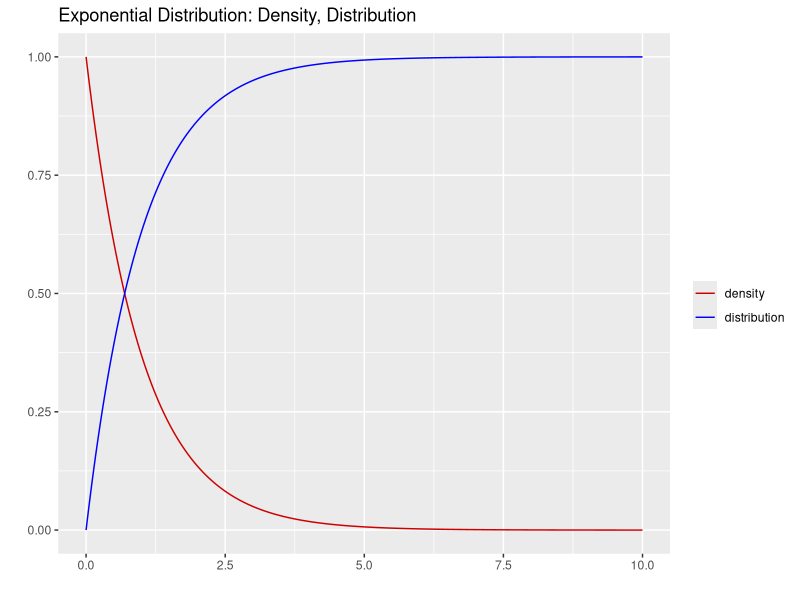
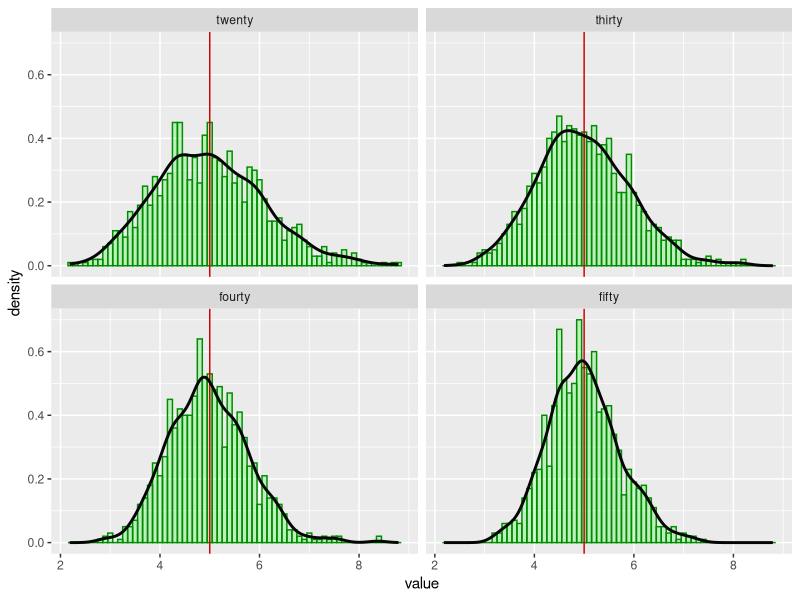
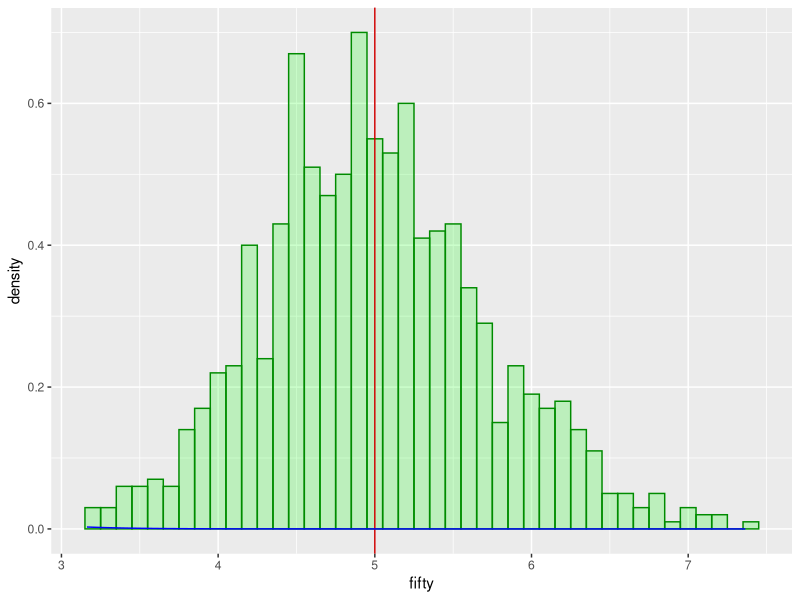

Here is the R script that generated these plots, in order:
## ---- chunk 1
library(ggplot2)
library(dplyr)
library(data.table)
library(reshape2)

library(knitr)
## ---- chunk 2
lambda <- 0.2; seed <- 789
μ <- 1 / 0.2; var <- 1 / (0.2 ^ 2)
num <- 1000; samples <- c(20, 30, 40, 50)
## ---- chunk 3
exp_dist <- mutate(data.frame(x = seq(0, 10, length=500)))
exp_dist <- exp_dist %>% 
    mutate(ydensity = dexp(x)) %>%
    mutate(ydistribution = pexp(x))
ed <- ggplot(exp_dist, aes(x=x))
ed <- ed + geom_line(aes(y=ydensity, colour = "density",),  size = .5)
ed <- ed + geom_line(aes(y=ydistribution, colour = "distribution"), size = .5)
ed <- ed + scale_colour_manual("", breaks = c("density", "distribution"), values = c("red3", "blue")) 
ed <- ed + labs(title="Exponential Distribution: Density, Distribution", x="", y="")
ed
## ---- chunk 4
set.seed(seed); sample_means <- data.frame( twenty = replicate(num, mean(rexp(samples[1], lambda))))
sample_means <- sample_means %>% 
    mutate(thirty = replicate(num, mean(rexp(samples[2], lambda)))) %>%     
    mutate(fourty = replicate(num, mean(rexp(samples[3], lambda)))) %>% 
    mutate(fifty = replicate(num, mean(rexp(samples[4], lambda))))
col_means <- sample_means %>% summarise_each(funs(mean))
## ---- chunk 5
melt_sample_means <- reshape2::melt(data = sample_means, id.vars = c())
means_plot <- ggplot(melt_sample_means,aes(x = value)) 
means_plot <-  means_plot +  facet_wrap(~variable, scales = "fixed")  
means_plot <-  means_plot +  geom_histogram(col="green4", fill="green",  alpha = .2, binwidth=.1, 
                                            aes(y = ..density..))
means_plot <-  means_plot + geom_vline(xintercept = 5, col="red3")
means_plot <-  means_plot + geom_density(col="grey2", size = 1)
means_plot

## ---- chunk 6
predicted_means = NULL
# calculate predicted varance for our sample sizes
for (i in 1 : length(samples)) {    predicted_means <- c(predicted_means, ((1/lambda)^2)/ samples[i])}
# calculate actual variance for our sample means
col_var <- sample_means %>% summarise_each(funs(var))
names(predicted_means) <- names(col_var)
## ---- chunk 7
set.seed(seed); sample_var <- data.frame( twenty = replicate(num, var(rexp(samples[1], lambda))))
sample_var <- sample_var %>% 
    mutate(thirty = replicate(num, var(rexp(samples[2], lambda)))) %>%     
    mutate(fourty = replicate(num, var(rexp(samples[3], lambda)))) %>% 
    mutate(fifty = replicate(num, var(rexp(samples[4], lambda))))
col_var_mean <- sample_var %>% summarise_each(funs(mean))
## ---- chunk 8
normal <- ggplot(sample_means, aes(x = fifty))  
normal <-  normal +  geom_histogram(col="green4", fill="green",  alpha = .2, binwidth=.1, 
                                            aes(y = ..density..))
normal <-  normal + geom_vline(xintercept = 5, col="red3")
normal <-  normal + stat_function(fun = dnorm, colour="blue", arg = list(mean = μ, sd = sqrt(col_var[[4]])))
normal
